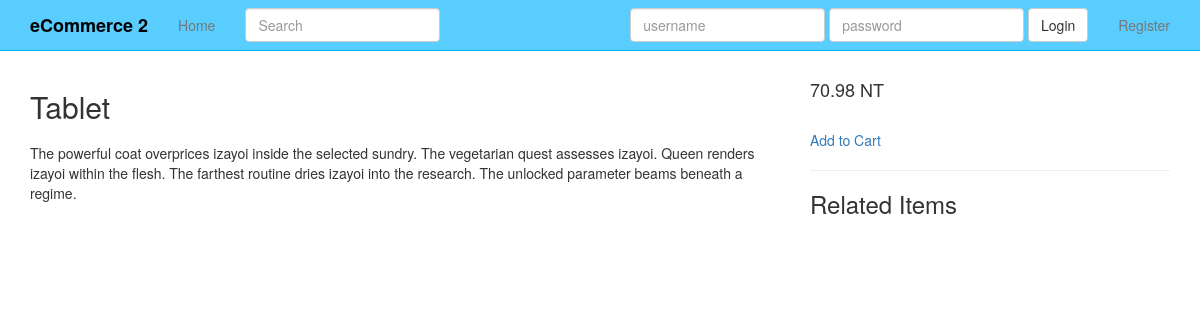
The app's page /products/5/ with its own data.
### products/models.py (models this page shows, shortened)
class Product(models.Model):
    title = models.CharField(max_length=120)
    description = models.TextField(blank=True, null=True)
    price = models.DecimalField(decimal_places=2, max_digits=20)
    active = models.BooleanField(default=True)
    objects = ProductManager()

### products/views.py (the view)
# urls.py: url(r'^(?P<pk>\d+)/$', ProductDetailView.as_view(), name='product_detail'),
class ProductDetailView(DetailView):
    model = Product

### products/models.py (called while the page is built)
    def active(self):
        return self.filter(active=True)

    def get_queryset(self):
        return ProductQuerySet(self.model, using=self._db)

    def all(self, *args, **kwargs):
        return self.get_queryset().active()

### products/templates/products/product_detail.html (shortened to what this page needs)
{% extends 'base.html' %}
{% block content %}
<div class="row">
    <div class="col-sm-8">
        <h2>{{ object.title }}</h2>
        {{ object.description }}
    </div>
    <div class="col-sm-4">
        <h4>{{ object.price }} NT</h4>
        <br/>
        <a href="#">Add to Cart</a>
        <br/>
        <hr/>
        <h3>Related Items</h3>
    </div>
</div>
{% endblock %}

### static_in_pro/our_static/css/navbar-static-top.css (style rules this page uses)
body { min-height: 1000px; }

### records on screen
Product: title "Tablet", description "The powerful coat overprices izayoi inside the selected sundry. The vegetarian quest assesses izayoi. Queen renders izayoi within the flesh. The farthest routine dries izayoi into the research. The unlocked parameter beams beneath a regime.", price "70.98"
